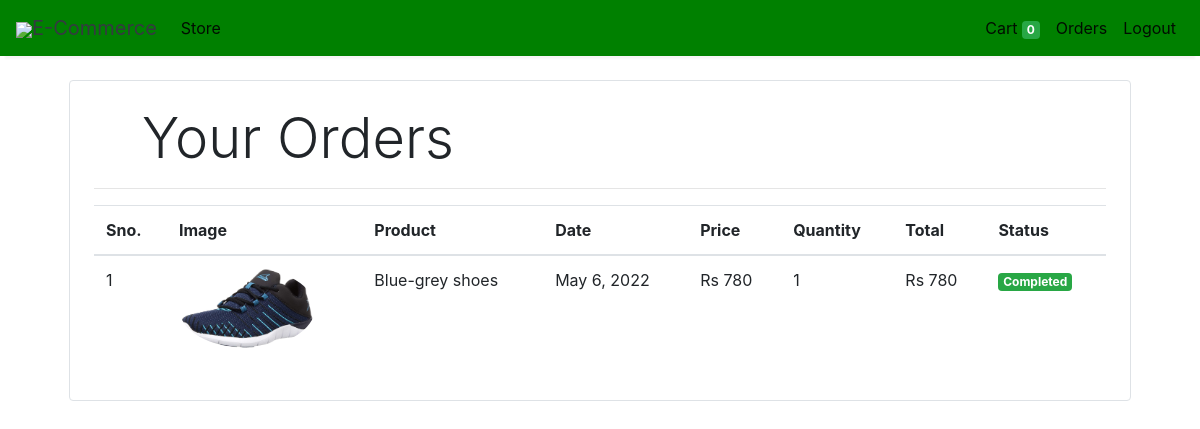
Page /orders (signed in) on the committed database.
### store/models/orders.py (models this page shows, shortened)
class Order(models.Model):
    id = models.BigAutoField(primary_key=True)
    product = models.ForeignKey(Products,
                                on_delete=models.CASCADE)
    customer = models.ForeignKey(Customer,
                                 on_delete=models.CASCADE)
    quantity = models.IntegerField(default=1)
    price = models.IntegerField()
    address = models.CharField (max_length=50, default='', blank=True)
    phone = models.CharField (max_length=50, default='', blank=True)
    date = models.DateField (default=datetime.datetime.today)
    status = models.BooleanField (default=False)
    @staticmethod
    def get_orders_by_customer(customer_id):
        return Order.objects.filter(customer=customer_id).order_by('-date')

### store/models/product.py (models this page shows, shortened)
class Products(models.Model):
    id = models.BigAutoField(primary_key=True)
    name = models.CharField(max_length=60)
    price= models.IntegerField(default=0)
    category= models.ForeignKey(Category,on_delete=models.CASCADE,default=1 )
    description= models.CharField(max_length=250, default='', blank=True, null= True)
    image= models.ImageField(upload_to='uploads/products/')

### store/middlewares/auth.py (the view)
    def middleware(request):
        print(request.session.get('customer'))
        returnUrl = request.META['PATH_INFO']
        print(request.META['PATH_INFO'])
        if not request.session.get('customer'):
           return redirect(f'login?return_url={returnUrl}')
        response = get_response(request)
        return response

### store/templatetags/custom_filter.py (called while the page is built)
@register.filter(name='currency')
def currency(number):
    return "Rs "+str(number)

@register.filter(name='multiply')
def multiply(number , number1):
    return number * number1

### store/views/orders.py (called while the page is built)
    def get(self , request ):
        customer = request.session.get('customer')
        orders = Order.get_orders_by_customer(customer)
        print(orders)
        return render(request , 'orders.html'  , {'orders' : orders})

### store/templates/orders.html
{% extends 'base.html' %}
{% block content %}
{% load cart %}
{% load custom_filter %}
<div class="container">
   <div class="border rounded p-4 m-4">
        <p class="display-4 pl-4 ml-4">Your Orders</p>
        <hr>
        <table class="table">
            <thead>
                <tr>
                    <th>Sno.</th>
                    <th>Image</th>
                    <th>Product</th>
                    <th>Date</th>
                    <th>Price</th>
                    <th>Quantity</th>
                    <th>Total</th>
                    <th>Status</th>
                </tr>
            </thead>
            <tbody>
                {% for order in orders %}
                <tr>
                    <td>{{forloop.counter}}</td>
                    <td><img style="height: 80px;" class="rounded-circle" src="{{order.product.image.url}}" alt=""></td>
                    <td>{{order.product.name}}</td>
                    <td>{{order.date}}</td>
                    <td>{{order.price|currency}}</td>
                    <td>{{order.quantity}}</td>
                    <td>{{order.quantity|multiply:order.price|currency}}</td>
                    {% if order.status %}
                    <td><small class="badge badge-success">Completed</small></td>
                    {%else%}
                    <td><small class="badge badge-warning">Pending</small></td>
                    {% endif %}
                </tr>
                {% endfor %}
            </tbody>
        </table>
   </div>
</div>
{% endblock %}

### rows in the picture
Order: product.image (picture), product.name "Blue-grey shoes", date "May 6, 2022", price "Rs 780", quantity "1", quantity|multiply "Rs 780", status "Completed"

### other values in the picture
{{ request.session.cart.keys|length }} "0"
